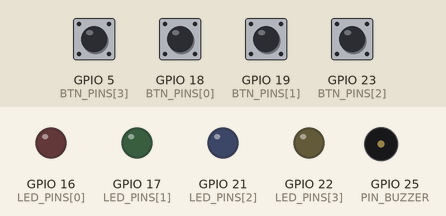
This sketch was run on a simulated ESP32. Parts: output pins drawn as LEDs (lit = HIGH), buzzer (waves = sounding). The inputs (shaded band) are chosen by the test bench; at power-on: GPIO 5 (BTN_PINS[3]), GPIO 18 (BTN_PINS[0]), GPIO 19 (BTN_PINS[1]), GPIO 23 (BTN_PINS[2]) HIGH. Random numbers use the default seed unless the sketch sets one; EEPROM starts erased; what the sketch prints to the serial monitor is not drawn.

Above: at 2.2 s.
2.3 s: GPIO 5 (BTN_PINS[3]) pulled LOW for 0.15 s
At 3.67 s:
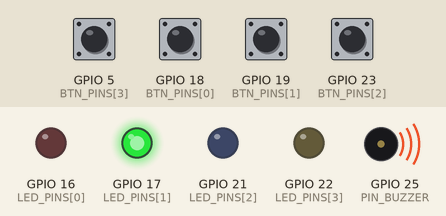
5.0 s: GPIO 18 (BTN_PINS[0]) pulled LOW for 0.15 s
At 5.7 s:
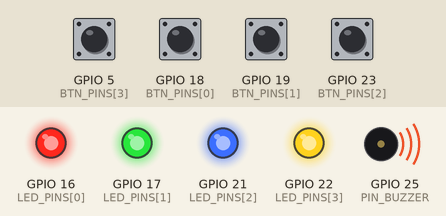
8.1 s: GPIO 5 (BTN_PINS[3]) driven LOW
At 8.17 s:
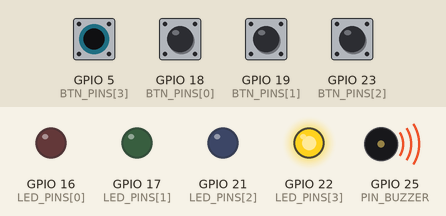
11.1 s: GPIO 18 (BTN_PINS[0]) pulled LOW for 1 s
At 12.47 s:
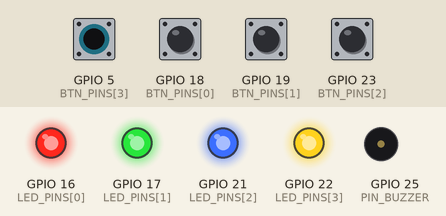
14.1 s: GPIO 5 (BTN_PINS[3]) driven HIGH
Timing chart, 0 to 16.7 s (numbered marks = the images above; inputs shaded):
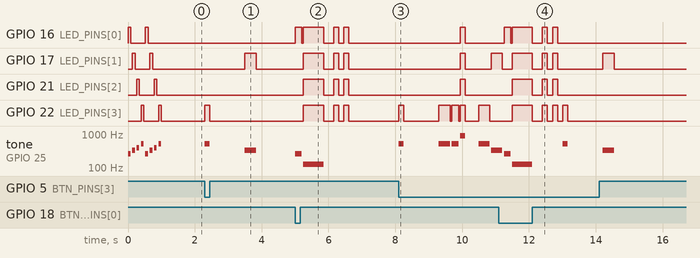

Measured:
- after the input at 2.3 s, GPIO 17 (LED_PINS[1]): LOW → HIGH after 1.2 s, → LOW 0.34 s later; GPIO 22 (LED_PINS[3]): LOW → HIGH at once, → LOW 0.15 s later; tone on GPIO 25 (PIN_BUZZER): silent → 523 Hz at once, → silent 0.15 s later, → 329 Hz 1.1 s later, → silent 0.34 s later
- after the input at 5.0 s, GPIO 17 (LED_PINS[1]), GPIO 21 (LED_PINS[2]), GPIO 22 (LED_PINS[3]): goes HIGH 0.60 s, LOW 0.30 s, HIGH 0.15 s, LOW 0.15 s, HIGH 0.15 s, then LOW, starting after 0.25 s; tone on GPIO 25 (PIN_BUZZER): silent → 261 Hz at once, → silent 0.20 s later, → 130 Hz 0.05 s later, → silent 0.60 s later
- after the input at 8.1 s, GPIO 16 (LED_PINS[0]): LOW → HIGH after 1.8 s, → LOW 0.15 s later; GPIO 17 (LED_PINS[1]): LOW → HIGH after 1.8 s, → LOW 0.15 s later, → HIGH 0.78 s later
- after the input at 11.1 s, GPIO 21 (LED_PINS[2]): goes HIGH 0.60 s, LOW 0.30 s, HIGH 0.15 s, LOW 0.15 s, HIGH 0.15 s, then LOW, starting after 0.40 s

The sketch:

simon-says.ino
```cpp
/**
 * ESP32-Community: Classic Simon Says Hardware Memory Game
 *
 * Hardware:
 *   - ESP32 DevKit (or S3 / C3)
 *   - 4x Tactile Pushbuttons (Red, Green, Blue, Yellow)
 *   - 4x 5mm LEDs (Red, Green, Blue, Yellow) with 220Ω series resistors
 *   - 1x Passive Piezo Buzzer
 *
 * Pin Connections:
 *   - Button Red    -> GPIO 18 (GND on press)
 *   - Button Green  -> GPIO 19 (GND on press)
 *   - Button Blue   -> GPIO 23 (GND on press)
 *   - Button Yellow -> GPIO 5  (GND on press)
 *   - LED Red       -> GPIO 16 (via 220Ω to GND)
 *   - LED Green     -> GPIO 17 (via 220Ω to GND)
 *   - LED Blue      -> GPIO 21 (via 220Ω to GND)
 *   - LED Yellow    -> GPIO 22 (via 220Ω to GND)
 *   - Piezo Buzzer  -> GPIO 25
 */

#include <Arduino.h>
#include <Preferences.h>

#define NUM_BUTTONS 4

const uint8_t BTN_PINS[NUM_BUTTONS] = { 18, 19, 23, 5 };
const uint8_t LED_PINS[NUM_BUTTONS] = { 16, 17, 21, 22 };
const int     TONES[NUM_BUTTONS]    = { 261, 329, 392, 523 }; // C4, E4, G4, C5

#define PIN_BUZZER 25
#define MAX_SEQUENCE 100

Preferences prefs;
uint8_t sequence[MAX_SEQUENCE];
uint16_t currentLevel = 0;
uint16_t highScore = 0;

enum GameState {
  STATE_WELCOME,
  STATE_PLAY_SEQUENCE,
  STATE_WAIT_INPUT,
  STATE_GAME_OVER,
  STATE_VICTORY
};

GameState state = STATE_WELCOME;
uint16_t playerStep = 0;
uint32_t lastInputTime = 0;

void playTone(int freq, int durationMs) {
  #if defined(ESP32)
  tone(PIN_BUZZER, freq, durationMs);
  #endif
}

void activateColor(int index, int durationMs) {
  digitalWrite(LED_PINS[index], HIGH);
  playTone(TONES[index], durationMs);
  delay(durationMs);
  digitalWrite(LED_PINS[index], LOW);
  delay(50);
}

void allLeds(bool on) {
  for (int i = 0; i < NUM_BUTTONS; i++) {
    digitalWrite(LED_PINS[i], on ? HIGH : LOW);
  }
}

void playWelcomeAnimation() {
  for (int j = 0; j < 2; j++) {
    for (int i = 0; i < NUM_BUTTONS; i++) {
      activateColor(i, 80);
    }
  }
}

void startNewGame() {
  currentLevel = 1;
  playerStep = 0;
  // Generate first step
  sequence[0] = random(0, NUM_BUTTONS);
  state = STATE_PLAY_SEQUENCE;
  Serial.printf("\n--- [Simon Says] New Game Started! High Score: %u ---\n", highScore);
  delay(600);
}

void setup() {
  Serial.begin(115200);
  randomSeed(analogRead(0) + esp_random());

  for (int i = 0; i < NUM_BUTTONS; i++) {
    pinMode(BTN_PINS[i], INPUT_PULLUP);
    pinMode(LED_PINS[i], OUTPUT);
    digitalWrite(LED_PINS[i], LOW);
  }
  pinMode(PIN_BUZZER, OUTPUT);

  prefs.begin("simon", false);
  highScore = prefs.getUInt("high", 0);

  Serial.println("\n--- [ESP32-Community] Simon Says Memory Game ---");
  Serial.printf("All-time High Score: %u\n", highScore);
  Serial.println("Press any button to begin!");

  playWelcomeAnimation();
}

void loop() {
  switch (state) {
    case STATE_WELCOME: {
      for (int i = 0; i < NUM_BUTTONS; i++) {
        if (digitalRead(BTN_PINS[i]) == LOW) {
          activateColor(i, 150);
          startNewGame();
          return;
        }
      }
      break;
    }

    case STATE_PLAY_SEQUENCE: {
      delay(400);
      Serial.printf("[Level %u] Sequence Length: %u\n", currentLevel, currentLevel);

      // Speed scales up with higher levels
      int noteDuration = max(120, 350 - (currentLevel * 10));
      for (int i = 0; i < currentLevel; i++) {
        activateColor(sequence[i], noteDuration);
      }

      playerStep = 0;
      lastInputTime = millis();
      state = STATE_WAIT_INPUT;
      break;
    }

    case STATE_WAIT_INPUT: {
      // 5-second timeout for player reaction
      if (millis() - lastInputTime > 5000) {
        Serial.println("[Timeout] Player failed to respond in time!");
        state = STATE_GAME_OVER;
        return;
      }

      for (int i = 0; i < NUM_BUTTONS; i++) {
        if (digitalRead(BTN_PINS[i]) == LOW) {
          lastInputTime = millis();
          activateColor(i, 200);

          if (sequence[playerStep] == i) {
            // Correct step
            playerStep++;
            if (playerStep >= currentLevel) {
              // Level Completed!
              Serial.printf("✅ Level %u Complete!\n", currentLevel);
              currentLevel++;
              if (currentLevel > highScore) {
                highScore = currentLevel - 1;
                prefs.putUInt("high", highScore);
              }

              if (currentLevel >= MAX_SEQUENCE) {
                state = STATE_VICTORY;
                return;
              }

              // Append next random color
              sequence[currentLevel - 1] = random(0, NUM_BUTTONS);
              allLeds(true);
              playTone(880, 150);
              delay(150);
              allLeds(false);
              state = STATE_PLAY_SEQUENCE;
              return;
            }
          } else {
            // Mistake made
            Serial.printf("❌ Wrong button pressed! Expected %u, got %d.\n", sequence[playerStep], i);
            state = STATE_GAME_OVER;
            return;
          }

          // Debounce delay
          while (digitalRead(BTN_PINS[i]) == LOW) delay(10);
          delay(50);
        }
      }
      break;
    }

    case STATE_GAME_OVER: {
      Serial.printf("Game Over! Score: %u | High Score: %u\n", currentLevel - 1, highScore);
      allLeds(true);
      playTone(130, 600);
      delay(600);
      allLeds(false);
      delay(300);

      // Flash LEDs twice
      for (int k = 0; k < 2; k++) {
        allLeds(true);
        delay(150);
        allLeds(false);
        delay(150);
      }

      state = STATE_WELCOME;
      Serial.println("Press any button to play again!");
      break;
    }

    case STATE_VICTORY: {
      Serial.println("🏆 CONGRATULATIONS! You completed all 100 levels!");
      for (int v = 0; v < 5; v++) {
        for (int i = 0; i < NUM_BUTTONS; i++) {
          activateColor(i, 80);
        }
      }
      state = STATE_WELCOME;
      break;
    }
  }
}
```
